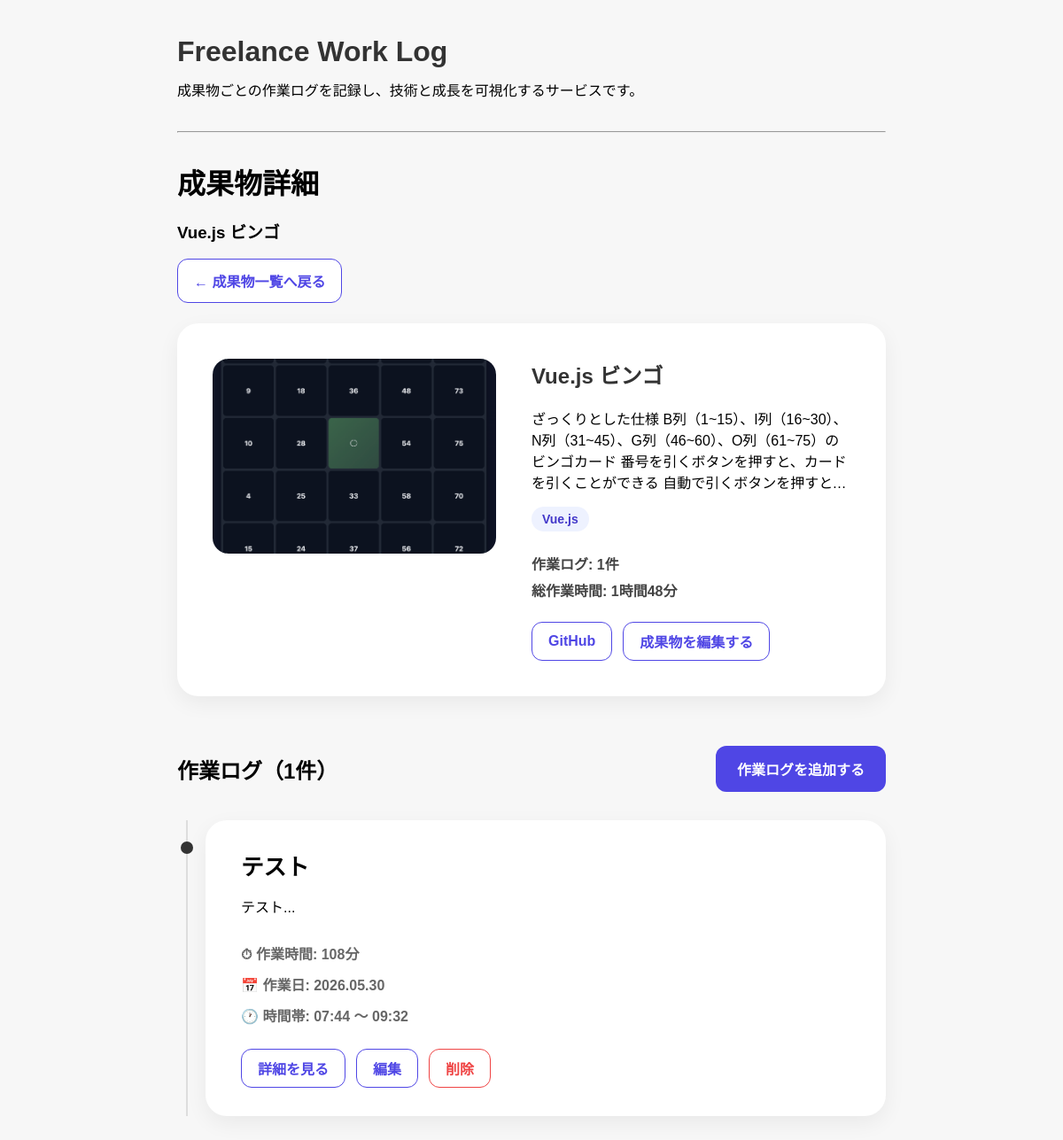
Before: /works-page/3 with the older database file.
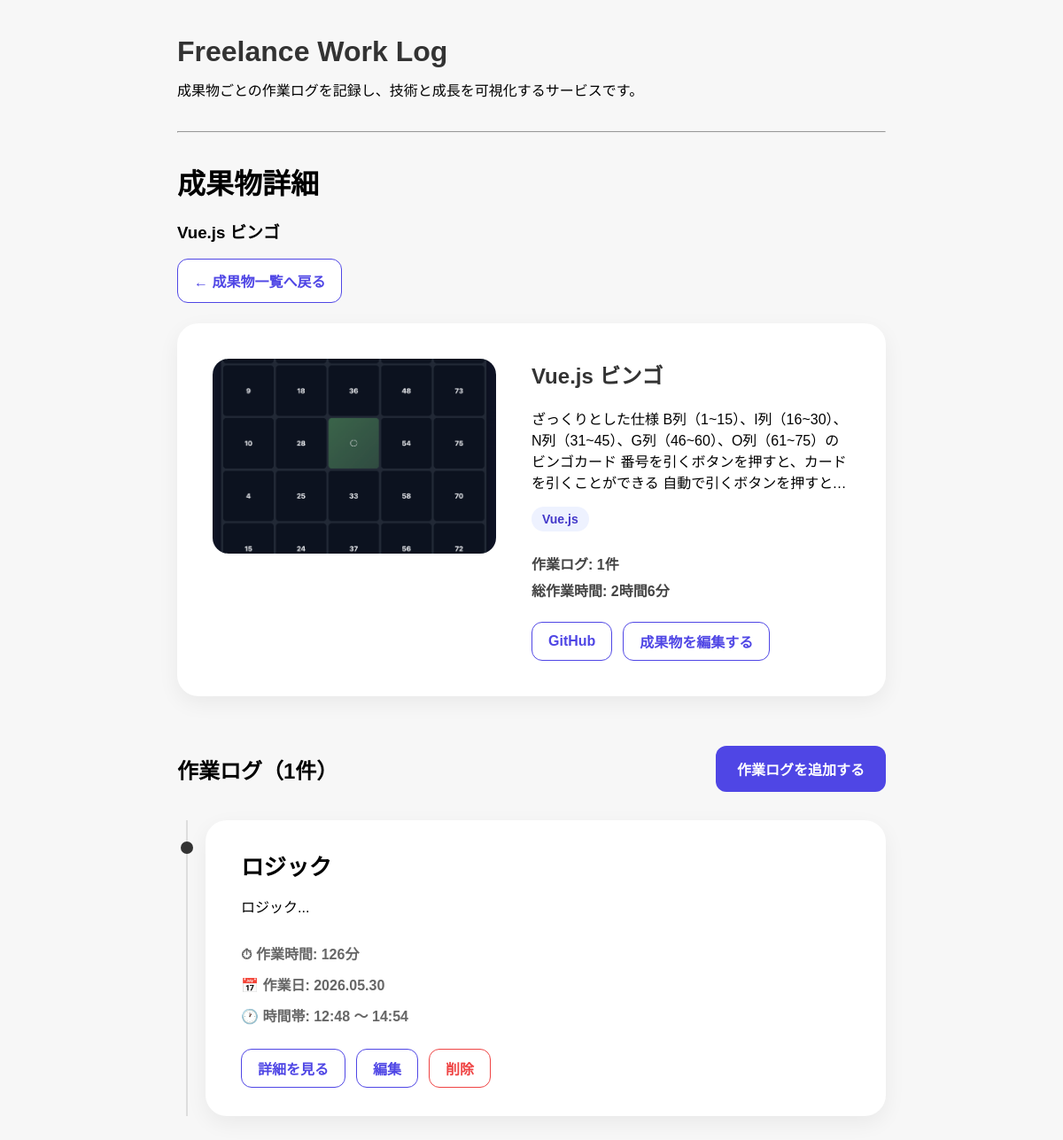
After: the same page with the newer database file.
### app/models.py (models this page shows)
class Work(Base):
    __tablename__ = "works"
    id = Column(Integer, primary_key=True, index=True)
    title = Column(String, nullable=False)
    description = Column(Text, nullable=False)
    github_url = Column(String)
    app_url = Column(String)
    tech_stack = Column(String)
    posts = relationship(
        "Post",
        back_populates="work"
    )
    image_url = Column(String)
    created_at = Column(DateTime, default=datetime.now)

class Post(Base):
    __tablename__ = "posts"
    id = Column(Integer, primary_key=True, index=True)
    title = Column(String)
    content = Column(String)
    task_type = Column(String)
    start_time = Column(DateTime)
    end_time = Column(DateTime)
    work_time_minutes = Column(Integer)
    work_id = Column(Integer, ForeignKey("works.id"))
    work = relationship(
        "Work",
        back_populates="posts"
    )
    created_at = Column(DateTime, default=datetime.now)

### app/main.py (the view)
@app.get("/works-page/{work_id}")
def work_detail_page(
    work_id: int,
    request: Request,
    db: Session = Depends(get_db)
):
    work = (
        db.query(models.Work)
        .filter(models.Work.id == work_id)
        .first()
    )
    posts = (
        db.query(models.Post)
        .filter(models.Post.work_id == work_id)
        .order_by(models.Post.start_time.desc())
        .all()
    )
    total_minutes = sum(post.work_time_minutes for post in posts)
    return templates.TemplateResponse(
        request,
        "work_detail.html",
        {
            "work": work,
            "posts": posts,
            "total_hours": total_minutes // 60,
            "remaining_minutes": total_minutes % 60,
        }
    )

### app/templates/work_detail.html (shortened to what this page needs)
{% extends "base.html" %}
{% block content %}
<h2 class="section-title">成果物詳細</h2>
<h3 class="work-page-title">{{ work.title }}</h3>
<a
  href="/"
  class="btn-back"
>
  ← 成果物一覧へ戻る
</a>
<section class="work-hero">
  {% if work.image_url %}
    <img src="{{ work.image_url }}" class="work-hero-image">
  {% endif %}
  <div class="work-hero-content">
    <h1>{{ work.title }}</h1>
    <p class="work-description">
      {{ work.description }}
    </p>
    <div class="tech-tags">
      {% for tech in work.tech_stack.split(",") %}
        <span class="tech-tag">{{ tech.strip() }}</span>
      {% endfor %}
    </div>
    <div class="work-stats">
      <p><strong>作業ログ:</strong> {{ posts|length }}件</p>
      <p><strong>総作業時間:</strong> {{ total_hours }}時間{{ remaining_minutes }}分</p>
    </div>
    <div class="work-actions">
        {% if work.github_url %}
            <a href="{{ work.github_url }}" class="btn-outline" target="_blank">GitHub</a>
        {% endif %}
        <a href="/works-page/{{ work.id }}/edit" class="btn-outline">成果物を編集する</a>
    </div>
  </div>
</section>
<div class="section-header">
    <h2>作業ログ（{{ posts|length }}件）</h2>
    <a href="/posts-page/new?work_id={{ work.id }}"
       class="primary-button">
        作業ログを追加する
    </a>
</div>
<div class="timeline">
  {% for post in posts %}
    <div class="timeline-item">
      <div class="timeline-marker"></div>
        <div class="timeline-card clickable-card"
            onclick="location.href='/posts-page/{{ post.id }}'">
            <h3>{{ post.title }}</h3>
            <p class="log-excerpt">
                {{ post.content[:80] }}...
            </p>
            <div class="timeline-meta">
            <p>⏱ 作業時間: {{ post.work_time_minutes }}分</p>
            {% if post.start_time.date() == post.end_time.date() %}
                <p>📅 作業日: {{ post.start_time.strftime('%Y.%m.%d') }}</p>
                <p>
                🕐 時間帯:
                {{ post.start_time.strftime('%H:%M') }}
                〜
                {{ post.end_time.strftime('%H:%M') }}
                </p>
            {% endif %}
            </div>
            <div class="post-actions">
            <a href="/posts-page/{{ post.id }}" class="btn-outline">詳細を見る</a>
            <a href="/posts-page/{{ post.id }}/edit" class="btn-outline">編集</a>
            <form action="/posts-page/{{ post.id }}/delete" method="post">
                <button type="submit" class="btn-danger">削除</button>
            </form>
            </div>
        </div>
    </div>
  {% endfor %}
</div>
{% endblock %}

Changed rows visible on the page:
removed Post: title "テスト", content "テスト", work_time_minutes "108", start_time "2026.05.30", start_time "07:44", end_time "09:32"
added Post: title "ロジック", content "ロジック", work_time_minutes "126", start_time "2026.05.30", start_time "12:48", end_time "14:54"
Other visible differences:
{{ total_hours }}: "1" → "2"
{{ remaining_minutes }}: "48" → "6"
